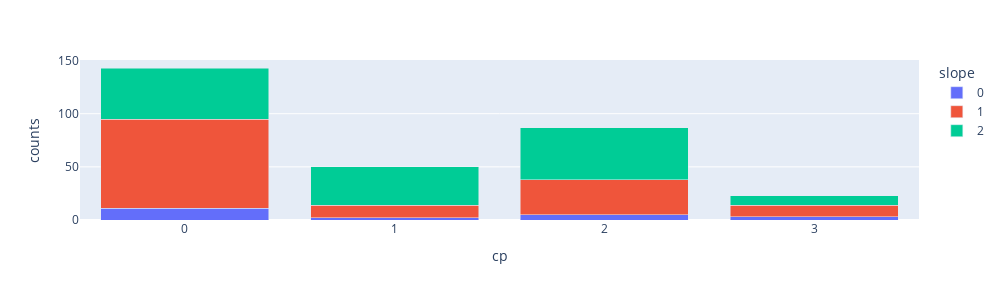

Notebook source saved alongside this figure:
### Code cell
import plotly.express as px

def generate_rating_df(df):
    if 'id' not in df.columns: rating_df = df.insert(0, 'id', range(1, len(df) + 1))
    else: rating_df = df
    rating_df['cp'] = rating_df['cp'].astype(str)
    rating_df['slope'] = rating_df['slope'].astype(str)
    rating_df = rating_df.groupby(['cp', 'slope']).agg({'id': 'count'}).reset_index()
    rating_df = rating_df[rating_df['id'] != 0]
    rating_df.columns = ['cp', 'slope', 'counts']
    rating_df = rating_df.sort_values('slope')
    return rating_df

rating_df = generate_rating_df(df)
fig = px.bar(rating_df, x='cp', y='counts', color='slope')
fig.update_traces(textposition='auto', textfont_size=20)
fig.update_layout(width=1000, height=300, barmode='stack')
fig.show()

### Figure 1 — Plotly figure (JSON) as saved in the notebook; plotly's stock layout.template omitted (floating-point values rounded to 4 significant figures)
{"data": [{"alignmentgroup": "True", "hovertemplate": "slope=0<br>cp=%{x}<br>counts=%{y}<extra></extra>", "legendgroup": "0", "marker": {"color": "#636efa", "pattern": {"shape": ""}}, "name": "0", "offsetgroup": "0", "orientation": "v", "showlegend": true, "textfont": {"size": 20}, "textposition": "auto", "type": "bar", "x": ["0", "1", "2", "3"], "xaxis": "x", "y": [11, 2, 5, 3], "yaxis": "y"}, {"alignmentgroup": "True", "hovertemplate": "slope=1<br>cp=%{x}<br>counts=%{y}<extra></extra>", "legendgroup": "1", "marker": {"color": "#EF553B", "pattern": {"shape": ""}}, "name": "1", "offsetgroup": "1", "orientation": "v", "showlegend": true, "textfont": {"size": 20}, "textposition": "auto", "type": "bar", "x": ["0", "1", "2", "3"], "xaxis": "x", "y": [84, 12, 33, 11], "yaxis": "y"}, {"alignmentgroup": "True", "hovertemplate": "slope=2<br>cp=%{x}<br>counts=%{y}<extra></extra>", "legendgroup": "2", "marker": {"color": "#00cc96", "pattern": {"shape": ""}}, "name": "2", "offsetgroup": "2", "orientation": "v", "showlegend": true, "textfont": {"size": 20}, "textposition": "auto", "type": "bar", "x": ["0", "1", "2", "3"], "xaxis": "x", "y": [48, 36, 49, 9], "yaxis": "y"}], "layout": {"barmode": "stack", "height": 300, "legend": {"title": {"text": "slope"}, "tracegroupgap": 0}, "margin": {"t": 60}, "width": 1000, "xaxis": {"anchor": "y", "domain": [0, 1], "title": {"text": "cp"}}, "yaxis": {"anchor": "x", "domain": [0, 1], "title": {"text": "counts"}}}}
